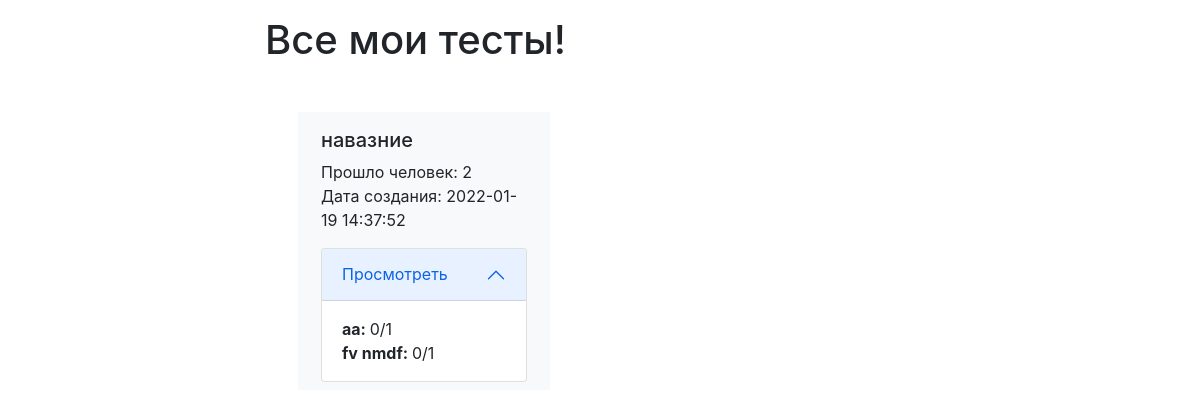
Page /all (signed in) on the earlier database version.
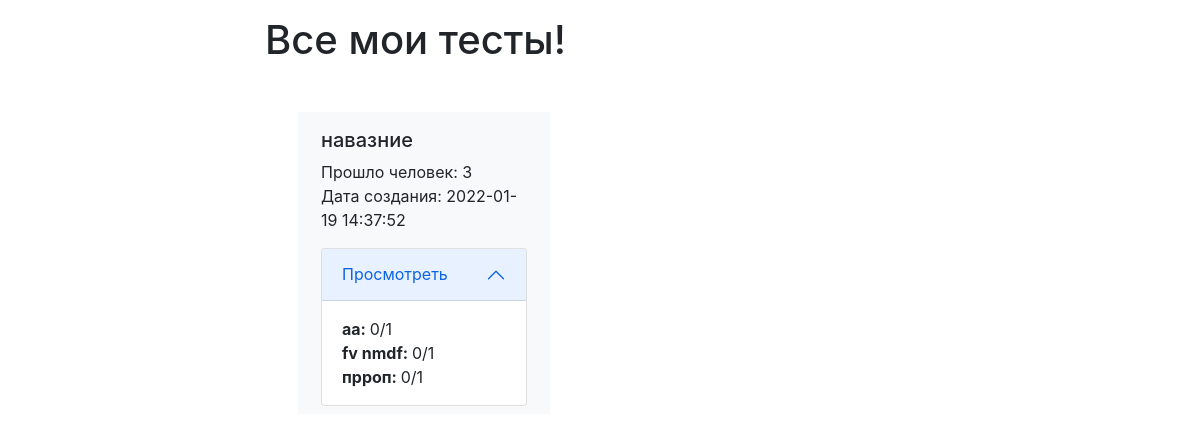
Same page on the later database version.
### mysite/models.py (models this page shows)
class Results(db.Model):
    id = db.Column(db.Integer, primary_key=True)
    user_id = db.Column(db.Integer, db.ForeignKey('user.id'))
    test_id = db.Column(db.Integer, db.ForeignKey('test.id'))
    data = db.Column(db.String(150000))
    date = db.Column(db.DateTime(timezone=True), default=func.now())

### mysite/views.py (the view)
@views.route("/all", methods = ['GET', 'POST'])
@login_required
def all():
    print('Current User: ', current_user)
    print('Current User results: ', current_user.results)
    tests = current_user.tests
    ids = set()
    for test in tests:
        ids.add(test.id)
    ids = list(ids)
    print('ids: ', ids)
    dict = {}
    for id in ids:
        list_results = []
        for result in current_user.results:
            if result.test_id == id:
                list_results.append(result)
            dict[id] = list_results
            print(list_results)
    print(dict)
    return render_template("all.html", user=current_user, json=json, dict=dict, ids=ids)

### mysite/__init__.py (called while the page is built)
def create_app():
    app = Flask(__name__)
    app.config['SECRET_KEY'] = 'hjshjhdjah kjshkjdhjs'
    app.config['SQLALCHEMY_DATABASE_URI'] = f'sqlite:///{DB_NAME}'
    db.init_app(app) ##initilizes db
    from .views import views
    from .auth import auth
    app.register_blueprint(views, url_prefix='/')
    app.register_blueprint(auth, url_prefix='/')
    from .models import User, Test
    create_database(app)
    login_manager = LoginManager()
    login_manager.login_view = 'auth.login'
    login_manager.init_app(app)
    @login_manager.user_loader
    def load_user(id):
        return User.query.get(int(id))
    return app

### mysite/templates/all.html (shortened to what this page needs)
{% extends "base.html" %}
{% block content %}
    <h1 class='mt-3'>Все мои тесты!</h1>
    <div class="tests px-5 row justify-content-between my-5">
        {% for id in ids %}
            {% if dict[id] %}
                    <div class="col-9 col-md-5 test bg-light mb-4">
                        <div class="test-container py-2 px-2">
                            <h5 class="my-2">{{ json.loads(dict[id][0].data)['title'] }}</h3>
                                <ul>
                                    <li>Прошло человек: {{dict[id]|length }} </li>
                                    <li>Дата создания:
                                        {{ dict[id][0].date }}
                                    </li>
                                </ul>
                            <div class="accordion">
                                <div class="accordion-item">
                                    <h2 class="accordion-header">
                                      <button class="accordion-button" type="button" data-bs-toggle="collapse" data-bs-target="#collapseOne" aria-expanded="true">
                                        Просмотреть
                                      </button>
                                    </h2>
                                    <div class="accordion-collapse collapse show" data-bs-parent="#accordion">
                                      <div class="accordion-body">
                                        {% for n in range(0, dict[id] | length)  %}
                                            <b>{{json.loads(dict[id][n].data)['name']}}: </b>{{json.loads(dict[id][n].data)['points']}}/{{json.loads(dict[id][n].data)['total']}}<br />
                                        {% endfor %}
                                      </div>
                                    </div>
                                </div>
                            </div>
                        </div>
                    </div>
            {% endif %}
        {% endfor %}
    </div>
{% endblock %}

### mysite/templates/base.html (shortened to what this page needs)
<!DOCTYPE html>
<html lang="en">
<head>
    <link href="https://cdn.jsdelivr.net/npm/bootstrap@5.0.2/dist/css/bootstrap.min.css" rel="stylesheet">
    <link rel="stylesheet" href="https://pro.fontawesome.com/releases/v5.10.0/css/all.css"/>
    <link rel="stylesheet" href="https://stackpath.bootstrapcdn.com/bootstrap/4.4.1/css/bootstrap.min.css">
    <link rel="stylesheet" href="../static/css/style.css">
</head>
<body id="body">
    <div class="container">
        {% block content %}
        {% endblock %}
    </div>
</body>
</html>

### mysite/static/css/style.css (style rules this page uses)
@media (min-width: 800px) { .container { max-width: 700px; margin: 0 auto; } }
ul { list-style-type: none; padding: 0; }

Differences in the rows shown:
added Results: data "прроп", data "0", data "1"
Other differences:
new list line: "навазние 2022-01-19 14:37:52 аа 0 1"
new list line: "Прошло человек: 3 Дата создания: Просмотреть : / : / : /"
new list line: "fv nmdf 0 1"
list line gone: "навазние 2022-01-19 14:37:52 аа 0 1"
list line gone: "Прошло человек: 2 Дата создания: Просмотреть : / : /"
list line gone: "fv nmdf 0 1"
